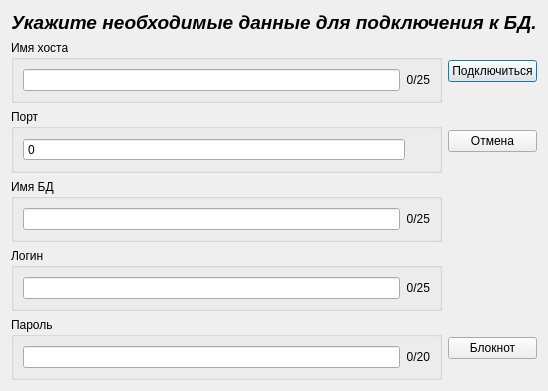
<?xml version="1.0" encoding="UTF-8"?>
<ui version="4.0">
 <class>Dialog</class>
 <widget class="QDialog" name="Dialog">
  <property name="geometry">
   <rect>
    <x>0</x>
    <y>0</y>
    <width>537</width>
    <height>388</height>
   </rect>
  </property>
  <property name="windowTitle">
   <string>SQL</string>
  </property>
  <layout class="QGridLayout" name="gridLayout">
   <item row="1" column="2">
    <widget class="QPushButton" name="pB_connect">
     <property name="sizePolicy">
      <sizepolicy hsizetype="Minimum" vsizetype="Fixed">
       <horstretch>0</horstretch>
       <verstretch>0</verstretch>
      </sizepolicy>
     </property>
     <property name="text">
      <string>Подключиться</string>
     </property>
    </widget>
   </item>
   <item row="6" column="0">
    <spacer name="verticalSpacer_3">
     <property name="orientation">
      <enum>Qt::Orientation::Vertical</enum>
     </property>
     <property name="sizeHint" stdset="0">
      <size>
       <width>20</width>
       <height>2</height>
      </size>
     </property>
    </spacer>
   </item>
   <item row="3" column="2">
    <widget class="QPushButton" name="pB_notice">
     <property name="sizePolicy">
      <sizepolicy hsizetype="Minimum" vsizetype="Fixed">
       <horstretch>0</horstretch>
       <verstretch>0</verstretch>
      </sizepolicy>
     </property>
     <property name="text">
      <string>Отмена</string>
     </property>
    </widget>
   </item>
   <item row="7" column="0" colspan="2">
    <widget class="QGroupBox" name="gB_login">
     <property name="sizePolicy">
      <sizepolicy hsizetype="Minimum" vsizetype="MinimumExpanding">
       <horstretch>0</horstretch>
       <verstretch>0</verstretch>
      </sizepolicy>
     </property>
     <property name="title">
      <string>Логин</string>
     </property>
     <layout class="QHBoxLayout" name="horizontalLayout_4">
      <item>
       <widget class="QLineEdit" name="lE_login">
        <property name="maxLength">
         <number>25</number>
        </property>
        <property name="echoMode">
         <enum>QLineEdit::EchoMode::Normal</enum>
        </property>
       </widget>
      </item>
      <item>
       <widget class="QLabel" name="lab_login">
        <property name="text">
         <string>0/25</string>
        </property>
        <property name="alignment">
         <set>Qt::AlignmentFlag::AlignRight|Qt::AlignmentFlag::AlignTrailing|Qt::AlignmentFlag::AlignVCenter</set>
        </property>
        <property name="buddy">
         <cstring>lE_login</cstring>
        </property>
       </widget>
      </item>
     </layout>
    </widget>
   </item>
   <item row="5" column="0" colspan="2">
    <widget class="QGroupBox" name="gB_bd">
     <property name="sizePolicy">
      <sizepolicy hsizetype="Minimum" vsizetype="MinimumExpanding">
       <horstretch>0</horstretch>
       <verstretch>0</verstretch>
      </sizepolicy>
     </property>
     <property name="title">
      <string>Имя БД</string>
     </property>
     <layout class="QHBoxLayout" name="horizontalLayout_2">
      <item>
       <widget class="QLineEdit" name="lE_bd">
        <property name="maxLength">
         <number>25</number>
        </property>
       </widget>
      </item>
      <item>
       <widget class="QLabel" name="lab_bd">
        <property name="text">
         <string>0/25</string>
        </property>
        <property name="alignment">
         <set>Qt::AlignmentFlag::AlignRight|Qt::AlignmentFlag::AlignTrailing|Qt::AlignmentFlag::AlignVCenter</set>
        </property>
        <property name="buddy">
         <cstring>lE_bd</cstring>
        </property>
       </widget>
      </item>
     </layout>
    </widget>
   </item>
   <item row="9" column="0" colspan="2">
    <widget class="QGroupBox" name="gB_password">
     <property name="sizePolicy">
      <sizepolicy hsizetype="Minimum" vsizetype="MinimumExpanding">
       <horstretch>0</horstretch>
       <verstretch>0</verstretch>
      </sizepolicy>
     </property>
     <property name="title">
      <string>Пароль</string>
     </property>
     <layout class="QHBoxLayout" name="horizontalLayout_5">
      <item>
       <widget class="QLineEdit" name="lE_password">
        <property name="inputMask">
         <string/>
        </property>
        <property name="maxLength">
         <number>20</number>
        </property>
        <property name="echoMode">
         <enum>QLineEdit::EchoMode::Password</enum>
        </property>
        <property name="cursorMoveStyle">
         <enum>Qt::CursorMoveStyle::LogicalMoveStyle</enum>
        </property>
       </widget>
      </item>
      <item>
       <widget class="QLabel" name="lab_password">
        <property name="text">
         <string>0/20</string>
        </property>
        <property name="alignment">
         <set>Qt::AlignmentFlag::AlignRight|Qt::AlignmentFlag::AlignTrailing|Qt::AlignmentFlag::AlignVCenter</set>
        </property>
        <property name="buddy">
         <cstring>lE_password</cstring>
        </property>
       </widget>
      </item>
     </layout>
    </widget>
   </item>
   <item row="3" column="0" colspan="2">
    <widget class="QGroupBox" name="gB_port">
     <property name="sizePolicy">
      <sizepolicy hsizetype="Minimum" vsizetype="MinimumExpanding">
       <horstretch>0</horstretch>
       <verstretch>0</verstretch>
      </sizepolicy>
     </property>
     <property name="title">
      <string>Порт</string>
     </property>
     <layout class="QHBoxLayout" name="horizontalLayout_3">
      <item>
       <widget class="QSpinBox" name="sB_port">
        <property name="sizePolicy">
         <sizepolicy hsizetype="Expanding" vsizetype="Fixed">
          <horstretch>0</horstretch>
          <verstretch>0</verstretch>
         </sizepolicy>
        </property>
        <property name="buttonSymbols">
         <enum>QAbstractSpinBox::ButtonSymbols::NoButtons</enum>
        </property>
        <property name="maximum">
         <number>65535</number>
        </property>
        <property name="stepType">
         <enum>QAbstractSpinBox::StepType::DefaultStepType</enum>
        </property>
        <property name="value">
         <number>0</number>
        </property>
       </widget>
      </item>
      <item>
       <spacer name="horizontalSpacer">
        <property name="orientation">
         <enum>Qt::Orientation::Horizontal</enum>
        </property>
        <property name="sizeType">
         <enum>QSizePolicy::Policy::Minimum</enum>
        </property>
        <property name="sizeHint" stdset="0">
         <size>
          <width>25</width>
          <height>20</height>
         </size>
        </property>
       </spacer>
      </item>
     </layout>
    </widget>
   </item>
   <item row="4" column="0">
    <spacer name="verticalSpacer_2">
     <property name="orientation">
      <enum>Qt::Orientation::Vertical</enum>
     </property>
     <property name="sizeHint" stdset="0">
      <size>
       <width>20</width>
       <height>1</height>
      </size>
     </property>
    </spacer>
   </item>
   <item row="9" column="2">
    <widget class="QPushButton" name="pB_notepad">
     <property name="sizePolicy">
      <sizepolicy hsizetype="Minimum" vsizetype="Fixed">
       <horstretch>0</horstretch>
       <verstretch>0</verstretch>
      </sizepolicy>
     </property>
     <property name="text">
      <string>Блокнот</string>
     </property>
    </widget>
   </item>
   <item row="1" column="0" colspan="2">
    <widget class="QGroupBox" name="gB_host">
     <property name="sizePolicy">
      <sizepolicy hsizetype="Minimum" vsizetype="MinimumExpanding">
       <horstretch>0</horstretch>
       <verstretch>0</verstretch>
      </sizepolicy>
     </property>
     <property name="title">
      <string>Имя хоста</string>
     </property>
     <layout class="QHBoxLayout" name="horizontalLayout">
      <item>
       <widget class="QLineEdit" name="lE_host">
        <property name="maxLength">
         <number>25</number>
        </property>
       </widget>
      </item>
      <item>
       <widget class="QLabel" name="lab_host">
        <property name="text">
         <string>0/25</string>
        </property>
        <property name="alignment">
         <set>Qt::AlignmentFlag::AlignRight|Qt::AlignmentFlag::AlignTrailing|Qt::AlignmentFlag::AlignVCenter</set>
        </property>
        <property name="buddy">
         <cstring>lE_host</cstring>
        </property>
       </widget>
      </item>
     </layout>
    </widget>
   </item>
   <item row="8" column="0">
    <spacer name="verticalSpacer_4">
     <property name="orientation">
      <enum>Qt::Orientation::Vertical</enum>
     </property>
     <property name="sizeHint" stdset="0">
      <size>
       <width>20</width>
       <height>1</height>
      </size>
     </property>
    </spacer>
   </item>
   <item row="0" column="0" colspan="3">
    <widget class="QLabel" name="lab_heading">
     <property name="sizePolicy">
      <sizepolicy hsizetype="Preferred" vsizetype="Fixed">
       <horstretch>0</horstretch>
       <verstretch>0</verstretch>
      </sizepolicy>
     </property>
     <property name="font">
      <font>
       <pointsize>14</pointsize>
       <italic>true</italic>
       <bold>true</bold>
      </font>
     </property>
     <property name="mouseTracking">
      <bool>false</bool>
     </property>
     <property name="tabletTracking">
      <bool>false</bool>
     </property>
     <property name="text">
      <string>Укажите необходимые данные для подключения к БД.</string>
     </property>
     <property name="alignment">
      <set>Qt::AlignmentFlag::AlignHCenter|Qt::AlignmentFlag::AlignTop</set>
     </property>
    </widget>
   </item>
   <item row="7" column="2">
    <widget class="QLabel" name="lab_port">
     <property name="sizePolicy">
      <sizepolicy hsizetype="Fixed" vsizetype="Preferred">
       <horstretch>0</horstretch>
       <verstretch>0</verstretch>
      </sizepolicy>
     </property>
     <property name="text">
      <string/>
     </property>
     <property name="alignment">
      <set>Qt::AlignmentFlag::AlignRight|Qt::AlignmentFlag::AlignTrailing|Qt::AlignmentFlag::AlignVCenter</set>
     </property>
     <property name="buddy">
      <cstring>sB_port</cstring>
     </property>
    </widget>
   </item>
   <item row="2" column="0">
    <spacer name="verticalSpacer">
     <property name="orientation">
      <enum>Qt::Orientation::Vertical</enum>
     </property>
     <property name="sizeHint" stdset="0">
      <size>
       <width>20</width>
       <height>1</height>
      </size>
     </property>
    </spacer>
   </item>
  </layout>
 </widget>
 <resources/>
 <connections>
  <connection>
   <sender>pB_notice</sender>
   <signal>clicked()</signal>
   <receiver>lE_host</receiver>
   <slot>clear()</slot>
   <hints>
    <hint type="sourcelabel">
     <x>466</x>
     <y>139</y>
    </hint>
    <hint type="destinationlabel">
     <x>366</x>
     <y>79</y>
    </hint>
   </hints>
  </connection>
  <connection>
   <sender>pB_notice</sender>
   <signal>clicked()</signal>
   <receiver>sB_port</receiver>
   <slot>clear()</slot>
   <hints>
    <hint type="sourcelabel">
     <x>484</x>
     <y>143</y>
    </hint>
    <hint type="destinationlabel">
     <x>366</x>
     <y>140</y>
    </hint>
   </hints>
  </connection>
  <connection>
   <sender>pB_notice</sender>
   <signal>clicked()</signal>
   <receiver>lE_bd</receiver>
   <slot>clear()</slot>
   <hints>
    <hint type="sourcelabel">
     <x>499</x>
     <y>138</y>
    </hint>
    <hint type="destinationlabel">
     <x>373</x>
     <y>212</y>
    </hint>
   </hints>
  </connection>
  <connection>
   <sender>pB_notice</sender>
   <signal>clicked()</signal>
   <receiver>lE_login</receiver>
   <slot>clear()</slot>
   <hints>
    <hint type="sourcelabel">
     <x>517</x>
     <y>143</y>
    </hint>
    <hint type="destinationlabel">
     <x>297</x>
     <y>284</y>
    </hint>
   </hints>
  </connection>
  <connection>
   <sender>pB_notice</sender>
   <signal>clicked()</signal>
   <receiver>lE_password</receiver>
   <slot>clear()</slot>
   <hints>
    <hint type="sourcelabel">
     <x>509</x>
     <y>151</y>
    </hint>
    <hint type="destinationlabel">
     <x>380</x>
     <y>362</y>
    </hint>
   </hints>
  </connection>
  <connection>
   <sender>pB_connect</sender>
   <signal>clicked()</signal>
   <receiver>Dialog</receiver>
   <slot>close()</slot>
   <hints>
    <hint type="sourcelabel">
     <x>482</x>
     <y>69</y>
    </hint>
    <hint type="destinationlabel">
     <x>268</x>
     <y>193</y>
    </hint>
   </hints>
  </connection>
 </connections>
</ui>
